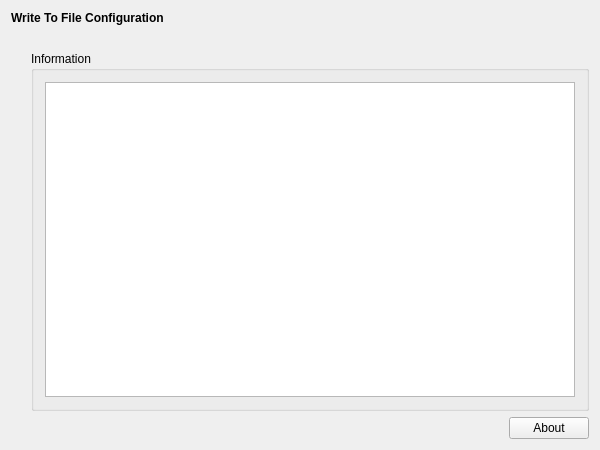
<?xml version="1.0" encoding="UTF-8"?>
<ui version="4.0">
 <class>WriteToFileSetupWidgetClass</class>
 <widget class="QWidget" name="WriteToFileSetupWidgetClass">
  <property name="geometry">
   <rect>
    <x>0</x>
    <y>0</y>
    <width>600</width>
    <height>450</height>
   </rect>
  </property>
  <property name="windowTitle">
   <string>DummySetupWidget</string>
  </property>
  <layout class="QVBoxLayout" name="verticalLayout">
   <item>
    <widget class="QLabel" name="m_qLabel_Headline">
     <property name="font">
      <font>
       <weight>75</weight>
       <bold>true</bold>
      </font>
     </property>
     <property name="text">
      <string>Write To File Configuration</string>
     </property>
    </widget>
   </item>
   <item>
    <spacer name="m_qVerticalSpacer_Headline">
     <property name="orientation">
      <enum>Qt::Vertical</enum>
     </property>
     <property name="sizeType">
      <enum>QSizePolicy::Fixed</enum>
     </property>
     <property name="sizeHint" stdset="0">
      <size>
       <width>20</width>
       <height>20</height>
      </size>
     </property>
    </spacer>
   </item>
   <item>
    <layout class="QGridLayout" name="m_qGridLayout_main">
     <item row="0" column="1" rowspan="2" colspan="2">
      <widget class="QGroupBox" name="m_qGroupBox_Information">
       <property name="title">
        <string>Information</string>
       </property>
       <layout class="QGridLayout" name="m_qGridLayout_Information">
        <item row="0" column="0">
         <widget class="QTextBrowser" name="m_qTextBrowser_Information"/>
        </item>
       </layout>
      </widget>
     </item>
     <item row="2" column="1">
      <spacer name="m_qHorizontalSpacer_About">
       <property name="orientation">
        <enum>Qt::Horizontal</enum>
       </property>
       <property name="sizeHint" stdset="0">
        <size>
         <width>40</width>
         <height>20</height>
        </size>
       </property>
      </spacer>
     </item>
     <item row="1" column="0">
      <spacer name="m_qVerticalSpacer_LeftRow">
       <property name="orientation">
        <enum>Qt::Vertical</enum>
       </property>
       <property name="sizeHint" stdset="0">
        <size>
         <width>20</width>
         <height>40</height>
        </size>
       </property>
      </spacer>
     </item>
     <item row="2" column="2">
      <widget class="QPushButton" name="m_qPushButton_About">
       <property name="text">
        <string>About</string>
       </property>
      </widget>
     </item>
    </layout>
   </item>
  </layout>
 </widget>
 <layoutdefault spacing="6" margin="11"/>
 <resources/>
 <connections/>
</ui>
